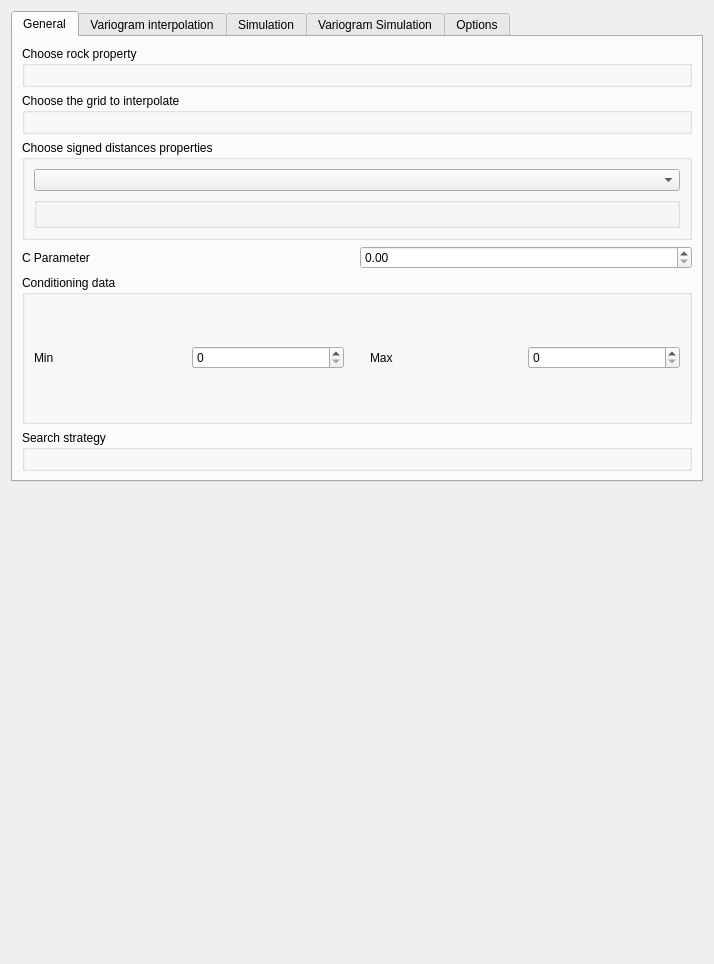
<?xml version="1.0" encoding="UTF-8"?>
<ui version="4.0">
 <class>Form</class>
 <widget class="QWidget" name="Form">
  <property name="enabled">
   <bool>true</bool>
  </property>
  <property name="geometry">
   <rect>
    <x>0</x>
    <y>0</y>
    <width>714</width>
    <height>964</height>
   </rect>
  </property>
  <property name="windowTitle">
   <string>Form</string>
  </property>
  <property name="AlgorithmCategory" stdset="0">
   <string>DFMod</string>
  </property>
  <property name="AlgorithmDescription" stdset="0">
   <string>C_classifier</string>
  </property>
  <layout class="QVBoxLayout" name="verticalLayout_2">
   <item>
    <widget class="QTabWidget" name="tabWidget">
     <property name="enabled">
      <bool>true</bool>
     </property>
     <property name="currentIndex">
      <number>0</number>
     </property>
     <widget class="QWidget" name="tab_1">
      <attribute name="title">
       <string>General</string>
      </attribute>
      <layout class="QGridLayout" name="gridLayout_4">
       <item row="6" column="0">
        <widget class="QGroupBox" name="groupBox_2">
         <property name="title">
          <string>Search strategy</string>
         </property>
         <layout class="QGridLayout" name="gridLayout_2">
          <item row="0" column="0">
           <widget class="EllipsoidInput" name="ellipsoidinput"/>
          </item>
         </layout>
        </widget>
       </item>
       <item row="0" column="0">
        <widget class="QGroupBox" name="groupBox_3">
         <property name="title">
          <string>Choose rock property</string>
         </property>
         <layout class="QVBoxLayout" name="verticalLayout_3">
          <item>
           <widget class="PropertySelectorNoRegion" name="propertyselectornoregion"/>
          </item>
         </layout>
        </widget>
       </item>
       <item row="1" column="0">
        <widget class="QGroupBox" name="groupBox_4">
         <property name="title">
          <string>Choose the grid to interpolate</string>
         </property>
         <layout class="QVBoxLayout" name="verticalLayout_4">
          <item>
           <widget class="GridSelector" name="gridinter"/>
          </item>
         </layout>
        </widget>
       </item>
       <item row="3" column="0">
        <widget class="QGroupBox" name="groupBox_5">
         <property name="title">
          <string>Choose signed distances properties</string>
         </property>
         <layout class="QVBoxLayout" name="verticalLayout">
          <item>
           <widget class="GridSelectorBasic" name="gridselectorbasic"/>
          </item>
          <item>
           <widget class="OrderedPropertySelector" name="orderedpropertyselector"/>
          </item>
         </layout>
        </widget>
       </item>
       <item row="4" column="0">
        <layout class="QHBoxLayout" name="horizontalLayout_2">
         <item>
          <widget class="QLabel" name="label_3">
           <property name="text">
            <string>C Parameter</string>
           </property>
          </widget>
         </item>
         <item>
          <widget class="QDoubleSpinBox" name="c_par"/>
         </item>
        </layout>
       </item>
       <item row="5" column="0">
        <widget class="QGroupBox" name="groupBox">
         <property name="title">
          <string>Conditioning data</string>
         </property>
         <layout class="QHBoxLayout" name="horizontalLayout">
          <item>
           <widget class="QLabel" name="label_5">
            <property name="text">
             <string>Min</string>
            </property>
           </widget>
          </item>
          <item>
           <widget class="QSpinBox" name="spinBox_2"/>
          </item>
          <item>
           <spacer name="verticalSpacer">
            <property name="orientation">
             <enum>Qt::Vertical</enum>
            </property>
            <property name="sizeHint" stdset="0">
             <size>
              <width>20</width>
              <height>40</height>
             </size>
            </property>
           </spacer>
          </item>
          <item>
           <widget class="QLabel" name="label_6">
            <property name="text">
             <string>Max</string>
            </property>
           </widget>
          </item>
          <item>
           <widget class="QSpinBox" name="spinBox">
            <property name="maximum">
             <number>99999999</number>
            </property>
           </widget>
          </item>
         </layout>
        </widget>
       </item>
      </layout>
     </widget>
     <widget class="QWidget" name="tab_2">
      <attribute name="title">
       <string>Variogram interpolation</string>
      </attribute>
      <layout class="QGridLayout" name="gridLayout">
       <item row="1" column="0">
        <widget class="Indicator_regionalization_input" name="indicator_regionalization_input"/>
       </item>
       <item row="0" column="0">
        <widget class="QLabel" name="label_2">
         <property name="text">
          <string>Enter signed distances variograms</string>
         </property>
        </widget>
       </item>
      </layout>
     </widget>
     <widget class="QWidget" name="tab_Sim">
      <attribute name="title">
       <string>Simulation</string>
      </attribute>
      <layout class="QVBoxLayout" name="verticalLayout_5">
       <item>
        <layout class="QHBoxLayout" name="horizontalLayout_3">
         <item>
          <widget class="QLabel" name="label_9">
           <property name="text">
            <string>Nb of realizations</string>
           </property>
          </widget>
         </item>
         <item>
          <widget class="QSpinBox" name="spinBox_3">
           <property name="sizePolicy">
            <sizepolicy hsizetype="Preferred" vsizetype="Preferred">
             <horstretch>0</horstretch>
             <verstretch>0</verstretch>
            </sizepolicy>
           </property>
           <property name="minimumSize">
            <size>
             <width>0</width>
             <height>0</height>
            </size>
           </property>
           <property name="maximumSize">
            <size>
             <width>16777215</width>
             <height>16777215</height>
            </size>
           </property>
           <property name="maximum">
            <number>99999999</number>
           </property>
          </widget>
         </item>
        </layout>
       </item>
       <item>
        <widget class="QGroupBox" name="GroupBox9">
         <property name="minimumSize">
          <size>
           <width>0</width>
           <height>0</height>
          </size>
         </property>
         <property name="title">
          <string>Search Ellipsoid</string>
         </property>
         <layout class="QVBoxLayout" name="verticalLayout_6">
          <item>
           <layout class="QFormLayout" name="formLayout">
            <item row="0" column="0">
             <widget class="QLabel" name="TextLabel2_2_2_2_3">
              <property name="text">
               <string>Max conditioning hard data</string>
              </property>
              <property name="wordWrap">
               <bool>false</bool>
              </property>
             </widget>
            </item>
            <item row="0" column="1">
             <widget class="QSpinBox" name="Max_Conditioning_Data">
              <property name="minimum">
               <number>0</number>
              </property>
              <property name="maximum">
               <number>20000</number>
              </property>
              <property name="value">
               <number>12</number>
              </property>
             </widget>
            </item>
            <item row="1" column="0">
             <widget class="QLabel" name="TextLabel2_2_2_2_4">
              <property name="text">
               <string>Max conditioning previously simulated data</string>
              </property>
              <property name="wordWrap">
               <bool>false</bool>
              </property>
             </widget>
            </item>
            <item row="1" column="1">
             <widget class="QSpinBox" name="Max_Conditioning_Simul_Data">
              <property name="minimum">
               <number>0</number>
              </property>
              <property name="maximum">
               <number>20000</number>
              </property>
              <property name="value">
               <number>12</number>
              </property>
             </widget>
            </item>
           </layout>
          </item>
          <item>
           <widget class="EllipsoidInput" name="Search_Ellipsoid_Sim"/>
          </item>
         </layout>
        </widget>
       </item>
       <item>
        <widget class="QLabel" name="label">
         <property name="text">
          <string>Numer of processors</string>
         </property>
        </widget>
       </item>
       <item>
        <widget class="QSpinBox" name="spinBox_6">
         <property name="value">
          <number>0</number>
         </property>
        </widget>
       </item>
       <item>
        <widget class="Sequential_simulation_parameters_widget" name="sequential_simulation_parameters_widget"/>
       </item>
      </layout>
      <zorder>label</zorder>
      <zorder>spinBox_6</zorder>
      <zorder>sequential_simulation_parameters_widget</zorder>
      <zorder>GroupBox9</zorder>
     </widget>
     <widget class="QWidget" name="tab">
      <attribute name="title">
       <string>Variogram Simulation</string>
      </attribute>
      <widget class="Indicator_regionalization_input" name="sim_regionalization_input">
       <property name="geometry">
        <rect>
         <x>10</x>
         <y>30</y>
         <width>674</width>
         <height>786</height>
        </rect>
       </property>
      </widget>
      <widget class="QLabel" name="label_4">
       <property name="geometry">
        <rect>
         <x>10</x>
         <y>10</y>
         <width>674</width>
         <height>15</height>
        </rect>
       </property>
       <property name="text">
        <string>Enter simulation variograms</string>
       </property>
      </widget>
     </widget>
     <widget class="QWidget" name="tab_3">
      <attribute name="title">
       <string>Options</string>
      </attribute>
      <widget class="QCheckBox" name="Keep_in">
       <property name="enabled">
        <bool>true</bool>
       </property>
       <property name="geometry">
        <rect>
         <x>10</x>
         <y>10</y>
         <width>681</width>
         <height>21</height>
        </rect>
       </property>
       <property name="text">
        <string>Keep Interpolation</string>
       </property>
      </widget>
      <widget class="QCheckBox" name="keep_sim">
       <property name="enabled">
        <bool>true</bool>
       </property>
       <property name="geometry">
        <rect>
         <x>10</x>
         <y>40</y>
         <width>681</width>
         <height>21</height>
        </rect>
       </property>
       <property name="text">
        <string>Keep Simulation</string>
       </property>
      </widget>
     </widget>
    </widget>
   </item>
   <item>
    <spacer name="verticalSpacer_4">
     <property name="orientation">
      <enum>Qt::Vertical</enum>
     </property>
     <property name="sizeHint" stdset="0">
      <size>
       <width>20</width>
       <height>40</height>
      </size>
     </property>
    </spacer>
   </item>
  </layout>
 </widget>
 <customwidgets>
  <customwidget>
   <class>GridSelectorBasic</class>
   <extends>QComboBox</extends>
   <header>qtplugins/selectors.h</header>
  </customwidget>
  <customwidget>
   <class>PropertySelectorNoRegion</class>
   <extends>QWidget</extends>
   <header>qtplugins/selectors.h</header>
  </customwidget>
  <customwidget>
   <class>OrderedPropertySelector</class>
   <extends>GsTLGroupBox</extends>
   <header>qtplugins/selectors.h</header>
   <container>1</container>
  </customwidget>
  <customwidget>
   <class>GridSelector</class>
   <extends>QWidget</extends>
   <header>qtplugins/selectors.h</header>
   <slots>
    <signal>activated(QString)</signal>
   </slots>
  </customwidget>
  <customwidget>
   <class>Indicator_regionalization_input</class>
   <extends>QWidget</extends>
   <header>qtplugins/two_point_indicator_statistics_input.h</header>
   <slots>
    <slot>set_thresholds(QStringList)</slot>
    <slot>set_indicator_names(QString)</slot>
   </slots>
  </customwidget>
  <customwidget>
   <class>EllipsoidInput</class>
   <extends>QWidget</extends>
   <header>qtplugins/ellipsoid_input.h</header>
  </customwidget>
  <customwidget>
   <class>Sequential_simulation_parameters_widget</class>
   <extends>QWidget</extends>
   <header>qtplugins/sequential_simulation_parameters_widget.h</header>
  </customwidget>
  <customwidget>
   <class>GsTLGroupBox</class>
   <extends>QGroupBox</extends>
   <header>qtplugins/selectors.h</header>
   <container>1</container>
  </customwidget>
 </customwidgets>
 <resources/>
 <connections>
  <connection>
   <sender>gridselectorbasic</sender>
   <signal>activated(QString)</signal>
   <receiver>orderedpropertyselector</receiver>
   <slot>show_properties(QString)</slot>
   <hints>
    <hint type="sourcelabel">
     <x>301</x>
     <y>278</y>
    </hint>
    <hint type="destinationlabel">
     <x>292</x>
     <y>464</y>
    </hint>
   </hints>
  </connection>
 </connections>
</ui>
